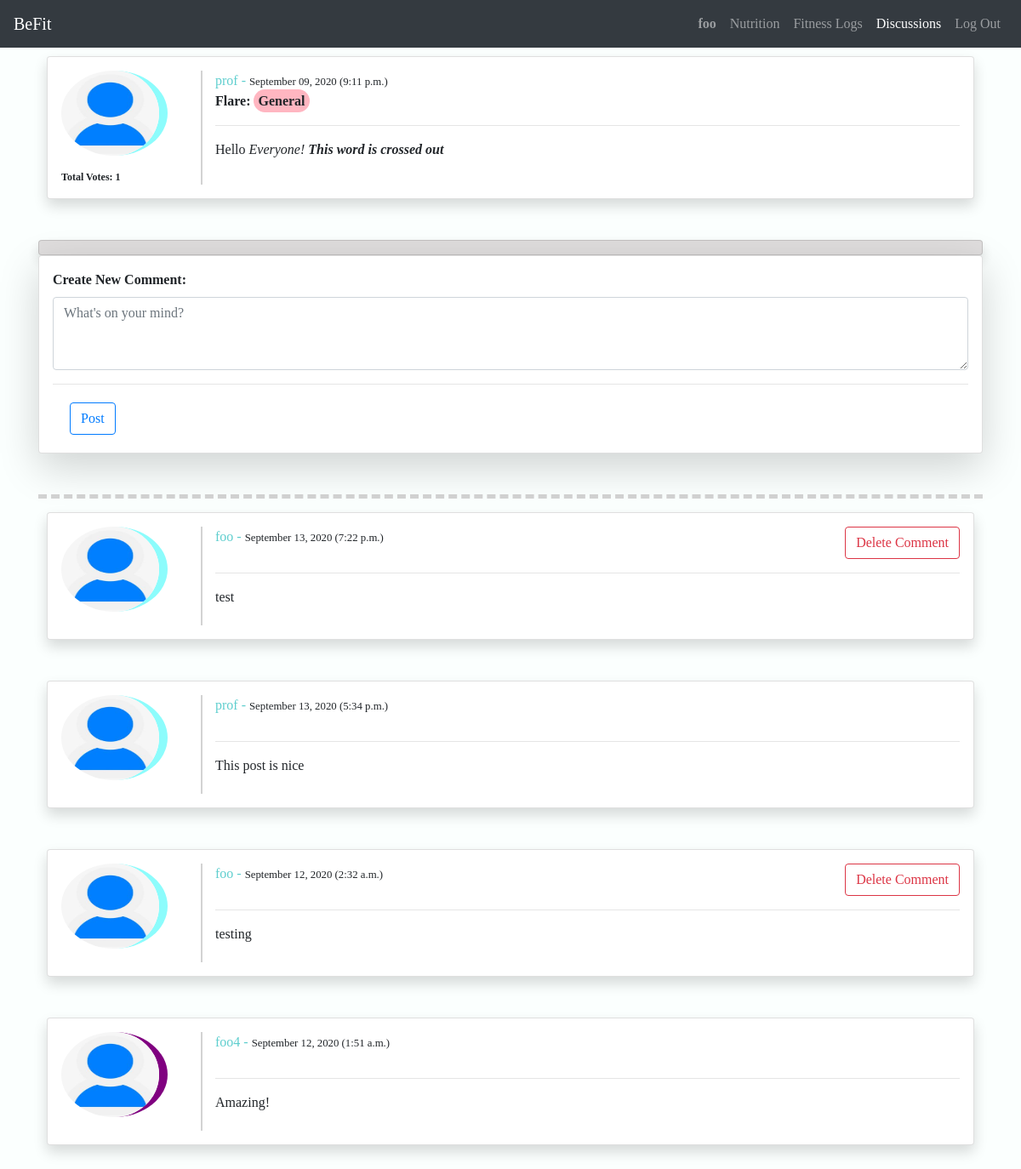
The app's page /spec_post/9 (signed in) with its own data.
### final_project/models.py (models this page shows, shortened)
class User(AbstractUser):
    pic = models.ImageField(default='default.jpg', upload_to='profile_pics')
    height = models.IntegerField(default=120, validators=[MaxValueValidator(250), MinValueValidator(120)], help_text='Value must be in CM, between 120-250cm')
    weight = models.IntegerField(default=30, validators=[MaxValueValidator(400), MinValueValidator(30)], help_text='Value must be in Kg, between 30-400kg')
    age = models.IntegerField(default=18, validators=[MaxValueValidator(80), MinValueValidator(13)], help_text='Must be between 13-80 years old')
    cv = models.URLField(max_length=120, blank=True)
    special_user = models.BooleanField(default=False)
    professional = models.BooleanField(default=False)

class Posts(models.Model):
    author = models.ForeignKey(User, on_delete=models.CASCADE)
    content = models.TextField()
    date = models.DateTimeField(default=timezone.now)
    flare = models.CharField(max_length=30, default='General')
    video_url = models.URLField(max_length=300, blank=True)
    likes = models.IntegerField(default=0)
    comment_count = models.IntegerField(default=0)

class Comments(models.Model):
    post = models.ForeignKey('Posts', on_delete=models.CASCADE)
    commenter = models.ForeignKey('User', on_delete=models.CASCADE)
    comment = models.TextField()
    date = models.DateTimeField(default=timezone.now)

### final_project/views.py (the view)
# urls.py: path("spec_post/<id>", views.spec_post, name="spec_post"),
def spec_post(request, id):
    post = Posts.objects.get(pk=id)
    spec_posts = Comments.objects.filter(post=post).all().order_by('-date')
    comments_exist = Comments.objects.filter(post=post).exists()
    context = {
        'post':post,
        'spec_posts':spec_posts,
        'comments_exist':comments_exist
    }
    return render(request, "final_project/spec_post.html", context)

### final_project/templates/final_project/spec_post.html (shortened to what this page needs)
{% extends "final_project/layout.html" %}
{% load static %}
{% block body %}
    <div class="container">
        <div id="post-card-{{ post.pk }}" class="card-main" style="margin: 10px;">
            <div class="card shadow p-3 mb-5 bg-white rounded" style="padding: 1rem;">
                <div class="row">
                    <div class="col-lg-2 col-md-3 col-sm-4 col-4" style="border-right: 2px solid lightgrey;">
                        {% if post.author.special_user %}
                            <img rel='tooltip' data-placement="top" title="Special User" class="rounded-circle post-img" src="{{ post.author.pic.url }}" style="border-right: 10px solid purple;">
                        {% elif post.author.professional %}
                            <img rel='tooltip' data-placement="top" title="Professional User" class="rounded-circle post-img" src="{{ post.author.pic.url }}" style="border-right: 10px solid rgb(140, 252, 252);">
                        {% else %}
                            <img rel='tooltip' data-placement="top" title="Normal User" class="rounded-circle post-img" src="{{ post.author.pic.url }}" style="border-right: 10px solid lightgrey;">
                        {% endif %}
                        <strong><p id='vote_count-{{ post.pk }}' class="tot_likes" style="margin: 0;">Total Votes: {{ post.likes }}</p></strong>
                    </div>
                    <div class="col-lg-10 col-md-9 col-sm-8 col-8">
                        <div class="post-data">
                            <div style="font-size: medium;">
                                <span style="color: rgb(94, 206, 206);">{{ post.author }} - </span>
                                <small>{{ post.date|date:'F d, Y (P)' }}</small>
                                <strong><br>Flare: <span style="background-color: lightpink; padding: 5px; border-radius: 20px;">{{ post.flare }}</span><br></strong>
                            </div>
                            <hr>
                            <p id="post-{{ post.pk }}" class="post-content">{{ post.content|safe }}</p>
                        </div>
                    </div>
                </div>
            </div>
        </div>
        <h2 class="card shadow p-2 rounded" style="text-align: center; font-style: italic; margin: 0; background-color: rgb(223, 221, 221);"></h2>
        {% if user.is_authenticated %}
            <form method="POST" action="{% url 'create_comment' request.user.username %}">
                <div class="card shadow-lg p-3 mb-5 bg-white rounded" style="padding: 1rem;">
                    <strong><label for="post-text-id">Create New Comment:</label></strong>
                    <textarea class="form-control" placeholder="What's on your mind?" rows="3" id="post-text-id" name="comment"></textarea>
                    <hr>
                    <div class="row" style="margin: 5px;">
                        <div class="col-1">
                            <button type="submit" class="btn btn-outline-primary">Post</button>
                        </div>
                    </div>
                </div>
            </form>
        {% endif %}
        {% for spec_post in spec_posts %}
            <div id="comment-card-{{spec_post.pk}}" class="card-main" style="margin: 10px;">
                <div class="card shadow p-3 mb-5 bg-white rounded" style="padding: 1rem;">
                    <div class="row">
                        <div class="col-lg-2 col-md-3 col-sm-4 col-4" style="border-right: 2px solid lightgrey;">
                            {% if spec_post.commenter.special_user %}
                                <img rel='tooltip' data-placement="top" title="Special User" class="rounded-circle post-img" src="{{ spec_post.post.author.pic.url }}" style="border-right: 10px solid purple;">
                            {% elif spec_post.commenter.professional %}
                                <img rel='tooltip' data-placement="top" title="Professional User" class="rounded-circle post-img" src="{{ spec_post.post.author.pic.url }}" style="border-right: 10px solid rgb(140, 252, 252);">
                            {% else %}
                                <img rel='tooltip' data-placement="top" title="Normal User" class="rounded-circle post-img" src="{{ spec_post.post.author.pic.url }}" style="border-right: 10px solid lightgrey;">
                            {% endif %}
                        </div>
                        <div class="col-lg-10 col-md-9 col-sm-8 col-8">
                            <div class="post-data">
                                <div style="font-size: medium;">
                                    <span style="color: rgb(94, 206, 206);">{{ spec_post.commenter }} - </span>
                                    <small>{{ spec_post.date|date:'F d, Y (P)' }}</small>
                                    {% if request.user == spec_post.commenter %}
                                        <small id="delete-{{ post.pk }}" class="btn btn-outline-danger delete_btn float-right" data-id="{{ spec_post.pk }}">Delete Comment</small>
                                    {% endif %}
                                </div>
                                <hr style="margin-top: 30px;">
                                <p class="post-content">{{ spec_post.comment }}</p>
                            </div>
                        </div>
                    </div>
                </div>
            </div>
        {% endfor %}
    </div>
{% endblock %}

### final_project/templates/final_project/layout.html (shortened to what this page needs)
{% load static %}
<!DOCTYPE html>
<html lang="en">
    <head>
        <link rel="stylesheet" href="https://stackpath.bootstrapcdn.com/bootstrap/4.4.1/css/bootstrap.min.css">
        <link href="{% static 'final_project/layoutt.css' %}" rel="stylesheet">
        <link rel="stylesheet" href="https://cdnjs.cloudflare.com/ajax/libs/animate.css/4.0.0/animate.min.css">
    </head>
    <body>
        <nav class="navbar navbar-expand-lg navbar-dark bg-dark sticky-top">
            <a class="navbar-brand" href="{% url 'index' %}" id="_home">BeFit</a>
            <div class="collapse navbar-collapse" id="navigation1">
                <ul class="navbar-nav ml-auto">
                    {% if user.is_authenticated %}
                        <li class="nav-item">
                            <a class="nav-link" href="{% url 'profile' %}" id="_profile"><strong>{{ user.username }}</strong></a>
                        </li>
                    {% endif %}
                    <li class="nav-item">
                        <a class="nav-link" href="{% url 'recipe' %}" id="_recipe">Nutrition</a>
                    </li>
                    {% if user.special_user or user.professional %}
                        <li class="nav-item">
                            <a class="nav-link" href="{% url 'fitness' %}" id="_fitness">Fitness Logs</a>
                        </li>
                    {% else %}
                        <li id="nav-disabled" class="nav-item">
                            <a class="nav-link disabled" href="#" id="_fitness">Fitness Logs</a>
                        </li>
                    {% endif %}
                    <li class="nav-item">
                        <a class="nav-link" href="{% url 'discussions' %}" id="_discussions">Discussions</a>
                    </li>
                    {% if user.is_authenticated %}
                        <li class="nav-item">
                            <a class="nav-link" href="{% url 'logout' %}">Log Out</a>
                        </li>
                    {% endif %}
                </ul>
            </div>
        </nav>
        <div class="body">
            {% block body %}
            {% endblock %}
        </div>
    </body>
</html>

### final_project/static/final_project/layoutt.css (style rules this page uses)
body { background-color: rgb(251, 255, 254); font-family: 'Perpetua'; }
.post-img { height: 100px; width: 125px; margin-bottom: 16px; }
.tot_likes { font-size: 12px; }

### final_project/templates/final_project/spec_post.html (style rules this page uses)
#_discussions { color: white; }
.post-img { height: 100px; width: 125px; margin-bottom: 16px; }

### records on screen
User: username "foo"
Posts: author.pic (placeholder picture), likes "1", author "prof", date "September 09, 2020 (9:11 p.m.)", flare "General", content "Hello Everyone! This word is crossed out"
Comments: post.author.pic (placeholder picture), commenter "foo", date "September 13, 2020 (7:22 p.m.)", comment "test"
Comments: post.author.pic (placeholder picture), commenter "prof", date "September 13, 2020 (5:34 p.m.)", comment "This post is nice"
Comments: post.author.pic (placeholder picture), commenter "foo", date "September 12, 2020 (2:32 a.m.)", comment "testing"
Comments: post.author.pic (placeholder picture), commenter "foo4", date "September 12, 2020 (1:51 a.m.)", comment "Amazing!"
